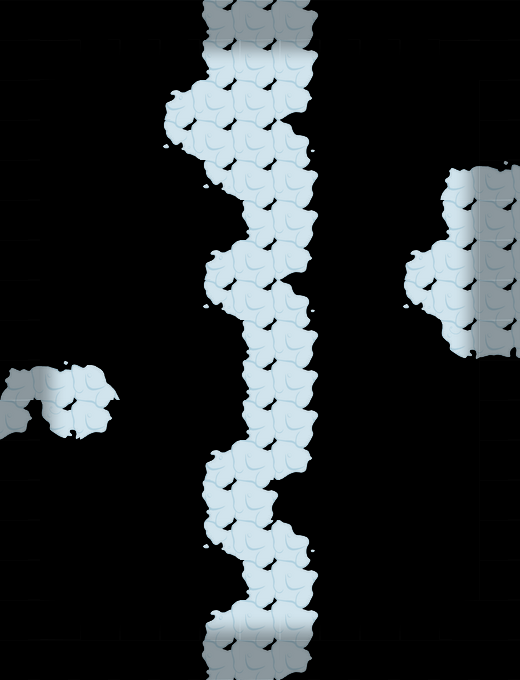

A 2D game scene composited from a Tiled map and its tileset images. What follows is a short description and the map's XML, with each tile layer's data collapsed to a summary:
An orthogonal 13x17 tile map with 40x40 px tiles, 2 tile layers (块层 1, 块层 2).

<map version="1.0" orientation="orthogonal" width="13" height="17" tilewidth="40" tileheight="40">
 <tileset firstgid="1" name="bcmap_skin" tilewidth="40" tileheight="40">
  <image source="bcmap_skin.png" width="200" height="280" />
 </tileset>
 <layer name="块层 1" width="13" height="17">
  <data>[221 cells, 65 non-empty, 14 distinct tile ids]</data>
 </layer>
 <layer name="块层 2" width="13" height="17">
  <data>[221 cells, 104 non-empty, 9 distinct tile ids]</data>
 </layer>
</map>
